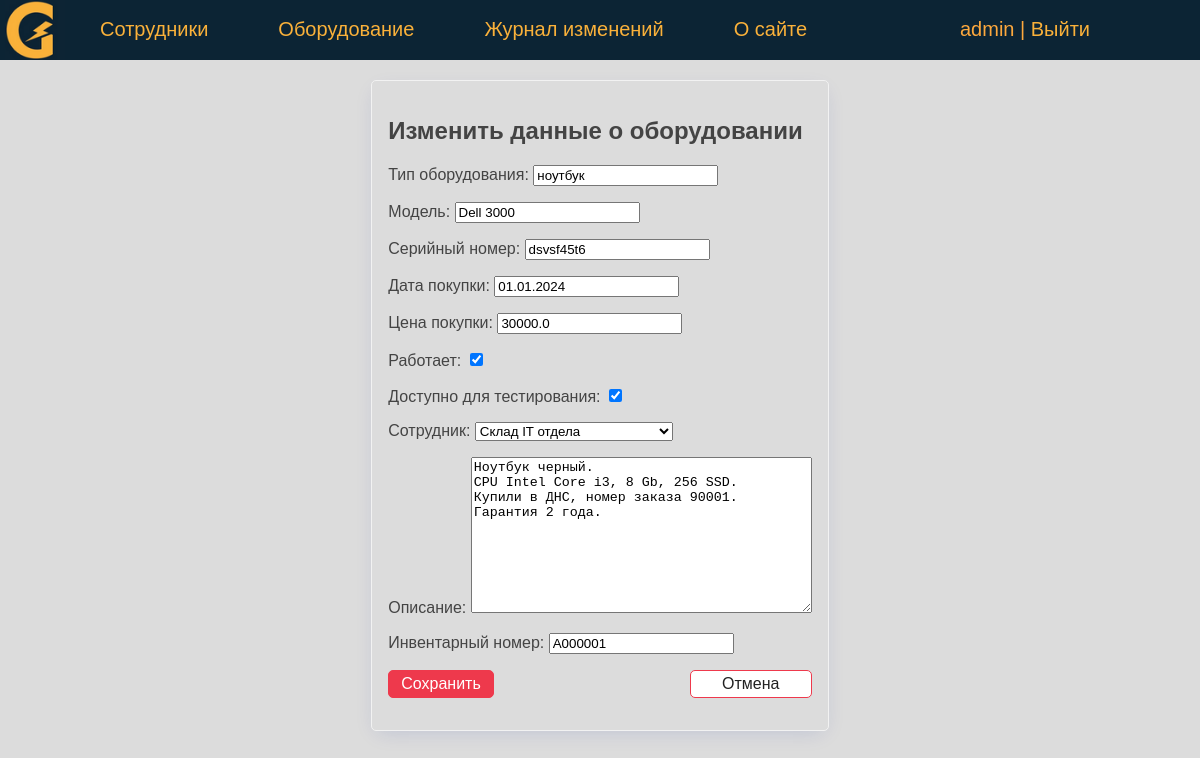
The page /equipment/13/update/ (signed in) on the database as committed earlier.
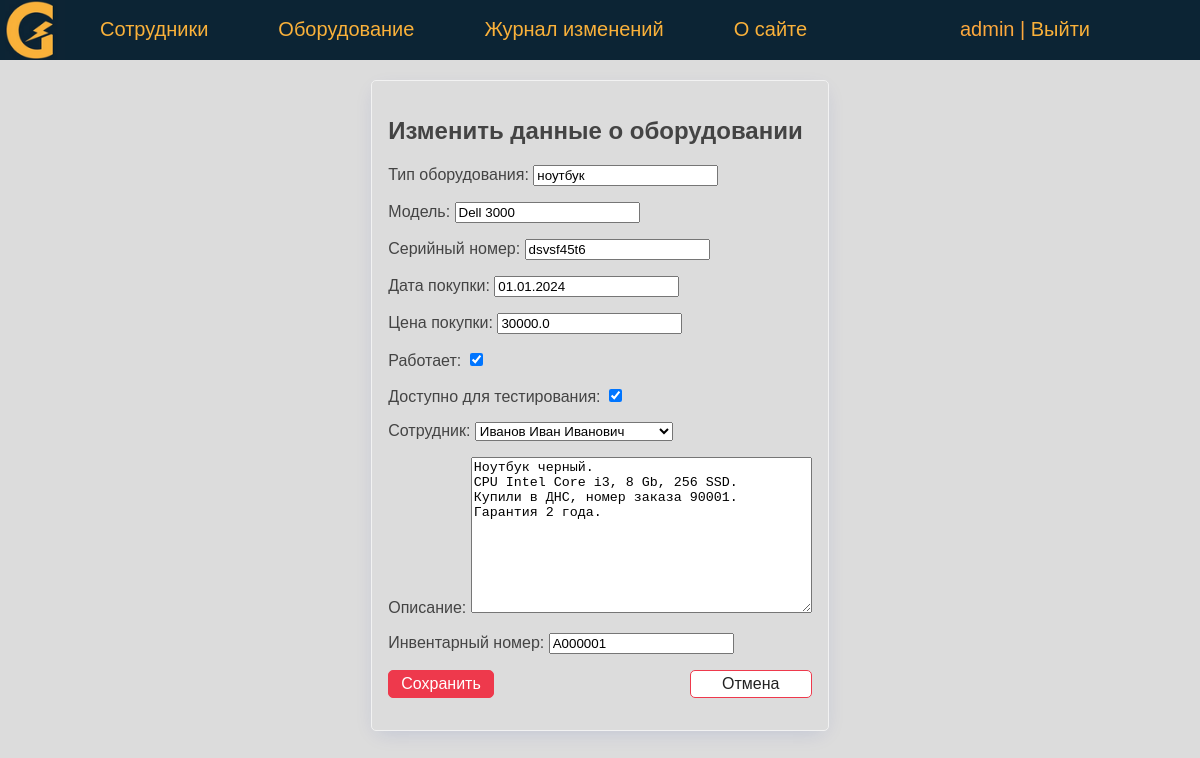
The same page on the database as committed later.
### eqlog/models.py (models this page shows, shortened)
class Equipment(models.Model):
    type = models.CharField(verbose_name='Тип оборудования', max_length=50)
    model = models.CharField(verbose_name='Модель', max_length=50)
    serial_number = models.CharField(verbose_name='Серийный номер', max_length=50)
    id_number = models.CharField(verbose_name='Инвентарный номер', max_length=10, unique=True)
    sale_date = models.DateField(verbose_name='Дата покупки', default=date(2024, 1, 1))
    price = models.FloatField(verbose_name='Цена покупки', max_length=10)
    is_working = models.BooleanField(verbose_name='Работает', default=True)
    testing = models.BooleanField(verbose_name='Доступно для тестирования', default=False)
    description = models.TextField(verbose_name='Описание')
    created_at = models.DateTimeField(verbose_name='Дата создания', auto_now_add=True)
    updated_at = models.DateTimeField(verbose_name='Дата изменения', auto_now=True)
    person = models.ForeignKey('Person', on_delete=models.PROTECT, verbose_name='Сотрудник', related_name='get_equipments')
    slug = AutoSlugField(populate_from='id_number', max_length=255, unique=True, db_index=True)
    user = models.ForeignKey(User, verbose_name='Пользователь', on_delete=models.DO_NOTHING, null=True)
    objects = models.Manager()
    def get_absolute_url(self):
        return reverse('equipment', kwargs={'equip_slug': self.slug})
    class Meta:
        verbose_name = 'Оборудование'
        verbose_name_plural = 'Оборудование'
        ordering = ['type', 'model']

### eqlog/views.py (the view, shortened to what this page needs)
# urls.py: path('equipment/<int:pk>/update/', UpdateEquipment.as_view(), name='update_equipment'),
class UpdateEquipment(LoginRequiredMixin, DataMixin, UpdateView):
    model = Equipment
    form_class = AddEquipmentForm
    template_name = 'eqlog/update_equipment.html'
    context_object_name = 'eq'
    def get_context_data(self, **kwargs):
        context = super().get_context_data(**kwargs)
        c_def = self.get_user_context(title='Изменить данные о оборудовании')
        return {**context, **c_def}

### eqlog/forms.py
class AddEquipmentForm(forms.ModelForm):
    class Meta:
        model = Equipment
        fields = ['type', 'model', 'serial_number', 'sale_date', 'price', 'is_working', 'testing',
                  'person', 'description', 'id_number']
        widgets = {
                    "id_number": TextInput(attrs={"id": "in_number"}),
                }

### eqlog/models.py (called while the page is built)
    @property
    def fio(self):
        return f'{self.last_name} {self.first_name} {self.middle_name}'

    def __str__(self):
        return self.fio

### eqlog/utils.py (called while the page is built)
    def get_user_context(self, **kwargs):
        context = kwargs
        context['menu'] = menu
        return context

### eqlog/templates/eqlog/update_equipment.html (shortened to what this page needs)
{% extends 'eqlog/base.html' %}
{% block content %}
<div class="center">
    <form action="{% url 'update_equipment' eq.id %}" class="card" method="post" enctype="multipart/form-data">
        <h2> {{ title }} </h2>
        {{ form.as_p }}
        <p class="form-buttons">
            <input type="submit" class="btn btn-primary" value="Сохранить">
            <a href="{{ eq.get_absolute_url }}" class="btn btn-outline">Отмена</a>
        </p>
    </form>
</div>
{% endblock %}

Rows that differ between the two databases and show on the page:
changed Equipment "ноутбук": person "Склад IT отдела" → "Иванов Иван Иванович"
